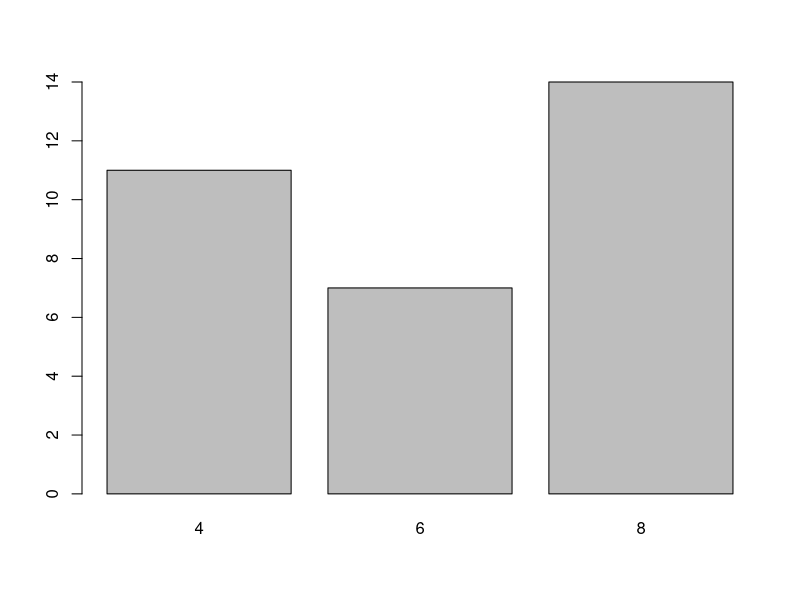
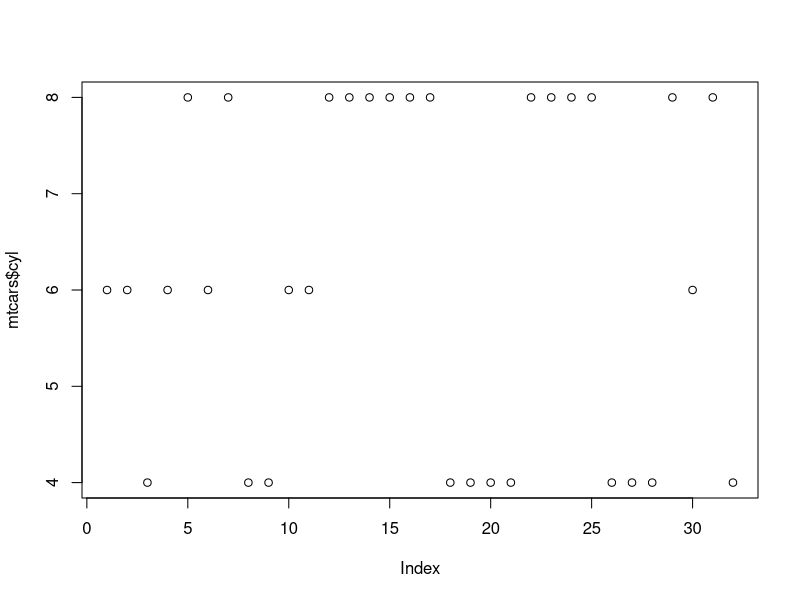
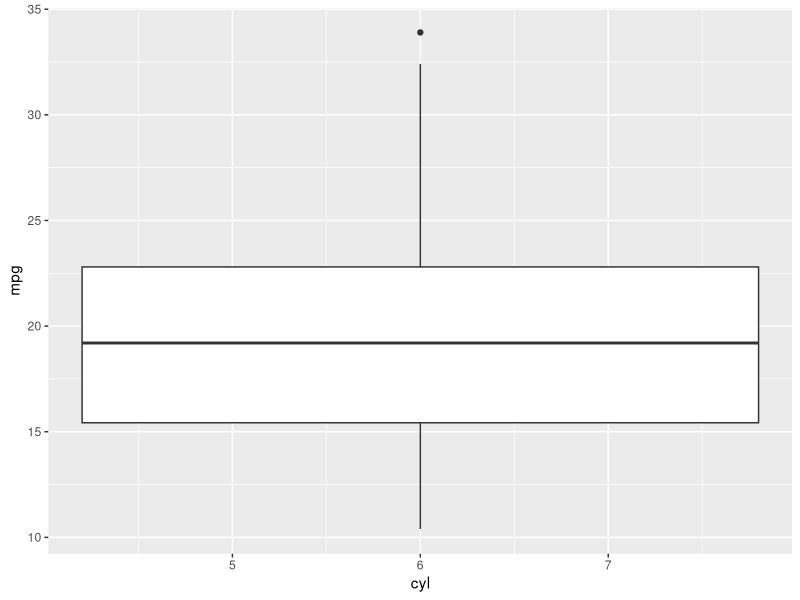
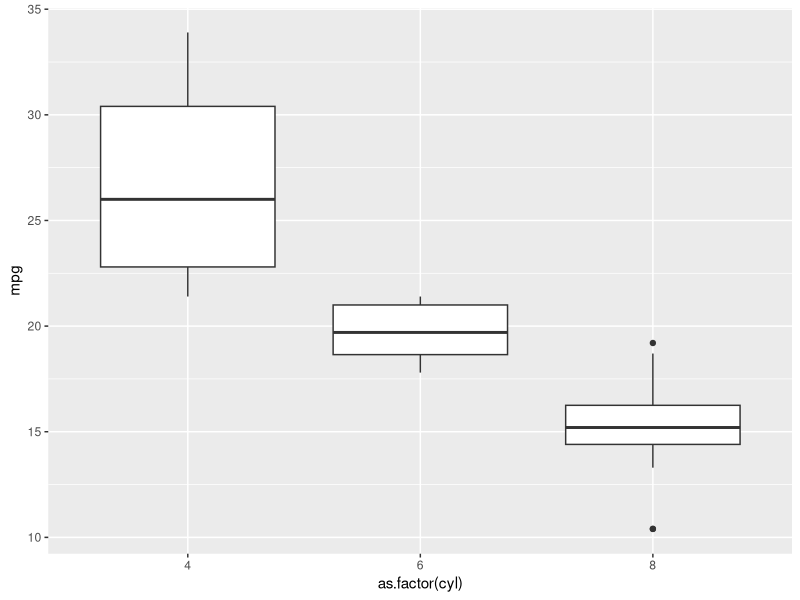

Write R code to recreate these figures, in order.
#load datasets:
library(datasets)

data("mtcars")
str(mtcars)

data("iris")
str(iris)
levels(iris$Species)


#class & type of a factor variable
class(iris$Species)
typeof(iris$Species)


#lesson 2 demo e.g.:
plot(as.factor(mtcars$cyl))


#model e.g.
summary(lm(mpg ~ cyl, data = mtcars))

summary(lm(mpg ~ as.factor(cyl), data = mtcars))


#plot e.g.
plot(mtcars$cyl)

library(ggplot2)

ggplot(mtcars, aes(cyl, mpg)) + geom_boxplot()

ggplot(mtcars, aes(as.factor(cyl), mpg)) + geom_boxplot()


#cyl as factor
mtcars$cyl <- as.factor(mtcars$cyl)
mtcars$cyl2 <- as.factor(mtcars$cyl) 


#transform multiple variables
factors <- c("cyl", "am", "gear")
mtcars[,factors] <- data.frame(apply(mtcars[,factors], 2, as.factor))
str(mtcars)

head(mtcars[,factors])


#check for factors
is.factor(mtcars$cyl)
is.factor(mtcars$mpg)

class(iris$Species)
str(iris$Species)


#factor levels
levels(iris$Species)

iris$Species2 <- ifelse(iris$Species == "setosa", 1,
                        ifelse(iris$Species == "versicolor", 2, 3))

table(iris$Species)
table(iris$Species2)

library(dplyr)

iris$Species3 <- recode(iris$Species,
                        "setosa" = 1,
                        "versicolor" = 2,
                        "virginica" = 3)


#ordered factors
speed <- rep(c("low", "medium", "high"), times = 11)
speed <- speed[-1]

mtcars$speed <- factor(speed, levels = c("low", "medium", "high"), ordered = TRUE)
levels(mtcars$speed)
class(mtcars$speed)
